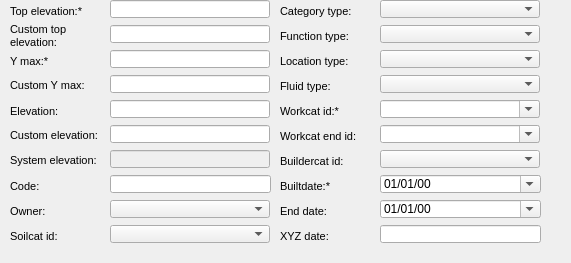
      <widget class="QWidget" name="page_45">
       <property name="geometry">
        <rect>
         <x>0</x>
         <y>0</y>
         <width>571</width>
         <height>263</height>
        </rect>
       </property>
       <attribute name="label">
        <string>Basic information</string>
       </attribute>
       <widget class="QComboBox" name="workcat_id_end">
        <property name="geometry">
         <rect>
          <x>380</x>
          <y>125</y>
          <width>160</width>
          <height>18</height>
         </rect>
        </property>
        <property name="editable">
         <bool>true</bool>
        </property>
       </widget>
       <widget class="QLabel" name="label_workcat_id_end">
        <property name="geometry">
         <rect>
          <x>280</x>
          <y>125</y>
          <width>90</width>
          <height>22</height>
         </rect>
        </property>
        <property name="font">
         <font>
          <pointsize>8</pointsize>
         </font>
        </property>
        <property name="frameShape">
         <enum>QFrame::NoFrame</enum>
        </property>
        <property name="frameShadow">
         <enum>QFrame::Plain</enum>
        </property>
        <property name="text">
         <string>Workcat end id:</string>
        </property>
        <property name="textFormat">
         <enum>Qt::AutoText</enum>
        </property>
        <property name="scaledContents">
         <bool>false</bool>
        </property>
        <property name="margin">
         <number>3</number>
        </property>
       </widget>
       <widget class="QComboBox" name="workcat_id">
        <property name="geometry">
         <rect>
          <x>380</x>
          <y>100</y>
          <width>160</width>
          <height>18</height>
         </rect>
        </property>
        <property name="editable">
         <bool>true</bool>
        </property>
       </widget>
       <widget class="QLabel" name="label_workcat_id">
        <property name="geometry">
         <rect>
          <x>280</x>
          <y>100</y>
          <width>90</width>
          <height>22</height>
         </rect>
        </property>
        <property name="font">
         <font>
          <pointsize>8</pointsize>
         </font>
        </property>
        <property name="frameShape">
         <enum>QFrame::NoFrame</enum>
        </property>
        <property name="frameShadow">
         <enum>QFrame::Plain</enum>
        </property>
        <property name="text">
         <string>Workcat id:*</string>
        </property>
        <property name="textFormat">
         <enum>Qt::AutoText</enum>
        </property>
        <property name="scaledContents">
         <bool>false</bool>
        </property>
        <property name="margin">
         <number>3</number>
        </property>
       </widget>
       <widget class="QComboBox" name="buildercat_id">
        <property name="geometry">
         <rect>
          <x>380</x>
          <y>150</y>
          <width>160</width>
          <height>18</height>
         </rect>
        </property>
       </widget>
       <widget class="QLabel" name="label_builtdate">
        <property name="geometry">
         <rect>
          <x>280</x>
          <y>175</y>
          <width>90</width>
          <height>22</height>
         </rect>
        </property>
        <property name="font">
         <font>
          <pointsize>8</pointsize>
         </font>
        </property>
        <property name="frameShape">
         <enum>QFrame::NoFrame</enum>
        </property>
        <property name="frameShadow">
         <enum>QFrame::Plain</enum>
        </property>
        <property name="text">
         <string>Builtdate:*</string>
        </property>
        <property name="textFormat">
         <enum>Qt::AutoText</enum>
        </property>
        <property name="scaledContents">
         <bool>false</bool>
        </property>
        <property name="margin">
         <number>3</number>
        </property>
       </widget>
       <widget class="QLabel" name="label_buildercat_id">
        <property name="geometry">
         <rect>
          <x>280</x>
          <y>150</y>
          <width>90</width>
          <height>22</height>
         </rect>
        </property>
        <property name="font">
         <font>
          <pointsize>8</pointsize>
         </font>
        </property>
        <property name="frameShape">
         <enum>QFrame::NoFrame</enum>
        </property>
        <property name="frameShadow">
         <enum>QFrame::Plain</enum>
        </property>
        <property name="text">
         <string>Buildercat id:</string>
        </property>
        <property name="textFormat">
         <enum>Qt::AutoText</enum>
        </property>
        <property name="scaledContents">
         <bool>false</bool>
        </property>
        <property name="margin">
         <number>3</number>
        </property>
       </widget>
       <widget class="QLabel" name="label_owner">
        <property name="geometry">
         <rect>
          <x>10</x>
          <y>200</y>
          <width>90</width>
          <height>22</height>
         </rect>
        </property>
        <property name="font">
         <font>
          <pointsize>8</pointsize>
         </font>
        </property>
        <property name="frameShape">
         <enum>QFrame::NoFrame</enum>
        </property>
        <property name="frameShadow">
         <enum>QFrame::Plain</enum>
        </property>
        <property name="text">
         <string>Owner:</string>
        </property>
        <property name="textFormat">
         <enum>Qt::AutoText</enum>
        </property>
        <property name="scaledContents">
         <bool>false</bool>
        </property>
        <property name="margin">
         <number>3</number>
        </property>
       </widget>
       <widget class="QLineEdit" name="top_elev">
        <property name="geometry">
         <rect>
          <x>110</x>
          <y>0</y>
          <width>160</width>
          <height>18</height>
         </rect>
        </property>
       </widget>
       <widget class="QLabel" name="label_elev">
        <property name="geometry">
         <rect>
          <x>10</x>
          <y>100</y>
          <width>90</width>
          <height>22</height>
         </rect>
        </property>
        <property name="font">
         <font>
          <pointsize>8</pointsize>
         </font>
        </property>
        <property name="frameShape">
         <enum>QFrame::NoFrame</enum>
        </property>
        <property name="frameShadow">
         <enum>QFrame::Plain</enum>
        </property>
        <property name="text">
         <string>Elevation:</string>
        </property>
        <property name="margin">
         <number>3</number>
        </property>
       </widget>
       <widget class="QComboBox" name="ownercat_id">
        <property name="geometry">
         <rect>
          <x>110</x>
          <y>200</y>
          <width>160</width>
          <height>18</height>
         </rect>
        </property>
       </widget>
       <widget class="QLabel" name="label_top_elev">
        <property name="geometry">
         <rect>
          <x>10</x>
          <y>0</y>
          <width>90</width>
          <height>22</height>
         </rect>
        </property>
        <property name="font">
         <font>
          <pointsize>8</pointsize>
          <weight>50</weight>
          <bold>false</bold>
         </font>
        </property>
        <property name="frameShape">
         <enum>QFrame::NoFrame</enum>
        </property>
        <property name="frameShadow">
         <enum>QFrame::Plain</enum>
        </property>
        <property name="text">
         <string>Top elevation:*</string>
        </property>
        <property name="margin">
         <number>3</number>
        </property>
       </widget>
       <widget class="QLineEdit" name="ymax">
        <property name="geometry">
         <rect>
          <x>110</x>
          <y>50</y>
          <width>160</width>
          <height>18</height>
         </rect>
        </property>
       </widget>
       <widget class="QLineEdit" name="elev">
        <property name="geometry">
         <rect>
          <x>110</x>
          <y>100</y>
          <width>160</width>
          <height>18</height>
         </rect>
        </property>
       </widget>
       <widget class="QLabel" name="label_ymax">
        <property name="geometry">
         <rect>
          <x>10</x>
          <y>50</y>
          <width>90</width>
          <height>22</height>
         </rect>
        </property>
        <property name="font">
         <font>
          <pointsize>8</pointsize>
          <weight>50</weight>
          <bold>false</bold>
         </font>
        </property>
        <property name="frameShape">
         <enum>QFrame::NoFrame</enum>
        </property>
        <property name="frameShadow">
         <enum>QFrame::Plain</enum>
        </property>
        <property name="text">
         <string>Y max:*</string>
        </property>
        <property name="margin">
         <number>3</number>
        </property>
       </widget>
       <widget class="QLineEdit" name="custom_top_elev">
        <property name="geometry">
         <rect>
          <x>110</x>
          <y>25</y>
          <width>160</width>
          <height>18</height>
         </rect>
        </property>
       </widget>
       <widget class="QLabel" name="label_custom_top_elev">
        <property name="geometry">
         <rect>
          <x>10</x>
          <y>15</y>
          <width>91</width>
          <height>41</height>
         </rect>
        </property>
        <property name="font">
         <font>
          <pointsize>8</pointsize>
         </font>
        </property>
        <property name="frameShape">
         <enum>QFrame::NoFrame</enum>
        </property>
        <property name="frameShadow">
         <enum>QFrame::Plain</enum>
        </property>
        <property name="text">
         <string>Custom top elevation:</string>
        </property>
        <property name="textFormat">
         <enum>Qt::AutoText</enum>
        </property>
        <property name="scaledContents">
         <bool>false</bool>
        </property>
        <property name="wordWrap">
         <bool>true</bool>
        </property>
        <property name="margin">
         <number>3</number>
        </property>
       </widget>
       <widget class="QLabel" name="label_enddate">
        <property name="geometry">
         <rect>
          <x>280</x>
          <y>200</y>
          <width>90</width>
          <height>22</height>
         </rect>
        </property>
        <property name="font">
         <font>
          <pointsize>8</pointsize>
         </font>
        </property>
        <property name="frameShape">
         <enum>QFrame::NoFrame</enum>
        </property>
        <property name="frameShadow">
         <enum>QFrame::Plain</enum>
        </property>
        <property name="text">
         <string>End date:</string>
        </property>
        <property name="textFormat">
         <enum>Qt::AutoText</enum>
        </property>
        <property name="scaledContents">
         <bool>false</bool>
        </property>
        <property name="margin">
         <number>3</number>
        </property>
       </widget>
       <widget class="QLabel" name="label_xyz_date">
        <property name="geometry">
         <rect>
          <x>280</x>
          <y>225</y>
          <width>90</width>
          <height>22</height>
         </rect>
        </property>
        <property name="font">
         <font>
          <pointsize>8</pointsize>
         </font>
        </property>
        <property name="frameShape">
         <enum>QFrame::NoFrame</enum>
        </property>
        <property name="frameShadow">
         <enum>QFrame::Plain</enum>
        </property>
        <property name="text">
         <string>XYZ date:</string>
        </property>
        <property name="textFormat">
         <enum>Qt::AutoText</enum>
        </property>
        <property name="scaledContents">
         <bool>false</bool>
        </property>
        <property name="margin">
         <number>3</number>
        </property>
       </widget>
       <widget class="QLineEdit" name="code">
        <property name="geometry">
         <rect>
          <x>110</x>
          <y>175</y>
          <width>161</width>
          <height>18</height>
         </rect>
        </property>
       </widget>
       <widget class="QLineEdit" name="xyz_date">
        <property name="geometry">
         <rect>
          <x>380</x>
          <y>225</y>
          <width>161</width>
          <height>18</height>
         </rect>
        </property>
       </widget>
       <widget class="QLabel" name="label_code">
        <property name="geometry">
         <rect>
          <x>10</x>
          <y>175</y>
          <width>90</width>
          <height>22</height>
         </rect>
        </property>
        <property name="font">
         <font>
          <pointsize>8</pointsize>
         </font>
        </property>
        <property name="frameShape">
         <enum>QFrame::NoFrame</enum>
        </property>
        <property name="frameShadow">
         <enum>QFrame::Plain</enum>
        </property>
        <property name="text">
         <string>Code:</string>
        </property>
        <property name="textFormat">
         <enum>Qt::AutoText</enum>
        </property>
        <property name="scaledContents">
         <bool>false</bool>
        </property>
        <property name="margin">
         <number>3</number>
        </property>
       </widget>
       <widget class="QLabel" name="label_custom_ymax">
        <property name="geometry">
         <rect>
          <x>10</x>
          <y>75</y>
          <width>90</width>
          <height>21</height>
         </rect>
        </property>
        <property name="font">
         <font>
          <pointsize>8</pointsize>
          <weight>50</weight>
          <bold>false</bold>
         </font>
        </property>
        <property name="frameShape">
         <enum>QFrame::NoFrame</enum>
        </property>
        <property name="frameShadow">
         <enum>QFrame::Plain</enum>
        </property>
        <property name="text">
         <string>Custom Y max:</string>
        </property>
        <property name="wordWrap">
         <bool>false</bool>
        </property>
        <property name="margin">
         <number>3</number>
        </property>
       </widget>
       <widget class="QLineEdit" name="custom_ymax">
        <property name="geometry">
         <rect>
          <x>110</x>
          <y>75</y>
          <width>160</width>
          <height>18</height>
         </rect>
        </property>
        <property name="text">
         <string/>
        </property>
       </widget>
       <widget class="QLineEdit" name="custom_elev">
        <property name="geometry">
         <rect>
          <x>110</x>
          <y>125</y>
          <width>160</width>
          <height>18</height>
         </rect>
        </property>
       </widget>
       <widget class="QLabel" name="label_sys_elev">
        <property name="geometry">
         <rect>
          <x>10</x>
          <y>145</y>
          <width>96</width>
          <height>31</height>
         </rect>
        </property>
        <property name="font">
         <font>
          <pointsize>8</pointsize>
         </font>
        </property>
        <property name="frameShape">
         <enum>QFrame::NoFrame</enum>
        </property>
        <property name="frameShadow">
         <enum>QFrame::Plain</enum>
        </property>
        <property name="text">
         <string>System elevation:</string>
        </property>
        <property name="wordWrap">
         <bool>true</bool>
        </property>
        <property name="margin">
         <number>3</number>
        </property>
       </widget>
       <widget class="QLineEdit" name="sys_elev">
        <property name="enabled">
         <bool>false</bool>
        </property>
        <property name="geometry">
         <rect>
          <x>110</x>
          <y>150</y>
          <width>160</width>
          <height>18</height>
         </rect>
        </property>
        <property name="font">
         <font>
          <italic>false</italic>
         </font>
        </property>
        <property name="styleSheet">
         <string notr="true"/>
        </property>
        <property name="text">
         <string/>
        </property>
       </widget>
       <widget class="QLabel" name="label_customt_elev">
        <property name="geometry">
         <rect>
          <x>10</x>
          <y>120</y>
          <width>101</width>
          <height>31</height>
         </rect>
        </property>
        <property name="font">
         <font>
          <pointsize>8</pointsize>
         </font>
        </property>
        <property name="frameShape">
         <enum>QFrame::NoFrame</enum>
        </property>
        <property name="frameShadow">
         <enum>QFrame::Plain</enum>
        </property>
        <property name="text">
         <string>Custom elevation:</string>
        </property>
        <property name="wordWrap">
         <bool>true</bool>
        </property>
        <property name="margin">
         <number>3</number>
        </property>
       </widget>
       <widget class="QgsDateTimeEdit" name="builtdate">
        <property name="geometry">
         <rect>
          <x>380</x>
          <y>175</y>
          <width>161</width>
          <height>18</height>
         </rect>
        </property>
        <property name="displayFormat">
         <string>dd/MM/yy</string>
        </property>
        <property name="calendarPopup">
         <bool>true</bool>
        </property>
        <property name="allowNull" stdset="0">
         <bool>true</bool>
        </property>
       </widget>
       <widget class="QLabel" name="label_soilcat_id">
        <property name="geometry">
         <rect>
          <x>10</x>
          <y>225</y>
          <width>90</width>
          <height>22</height>
         </rect>
        </property>
        <property name="font">
         <font>
          <pointsize>8</pointsize>
         </font>
        </property>
        <property name="frameShape">
         <enum>QFrame::NoFrame</enum>
        </property>
        <property name="frameShadow">
         <enum>QFrame::Plain</enum>
        </property>
        <property name="text">
         <string>Soilcat id:</string>
        </property>
        <property name="textFormat">
         <enum>Qt::AutoText</enum>
        </property>
        <property name="scaledContents">
         <bool>false</bool>
        </property>
        <property name="alignment">
         <set>Qt::AlignLeading|Qt::AlignLeft|Qt::AlignVCenter</set>
        </property>
        <property name="margin">
         <number>3</number>
        </property>
       </widget>
       <widget class="QComboBox" name="soilcat_id">
        <property name="geometry">
         <rect>
          <x>110</x>
          <y>225</y>
          <width>160</width>
          <height>18</height>
         </rect>
        </property>
       </widget>
       <widget class="QLabel" name="label_category_type">
        <property name="geometry">
         <rect>
          <x>280</x>
          <y>0</y>
          <width>90</width>
          <height>22</height>
         </rect>
        </property>
        <property name="font">
         <font>
          <pointsize>8</pointsize>
         </font>
        </property>
        <property name="frameShape">
         <enum>QFrame::NoFrame</enum>
        </property>
        <property name="frameShadow">
         <enum>QFrame::Plain</enum>
        </property>
        <property name="text">
         <string>Category type:</string>
        </property>
        <property name="textFormat">
         <enum>Qt::AutoText</enum>
        </property>
        <property name="scaledContents">
         <bool>false</bool>
        </property>
        <property name="alignment">
         <set>Qt::AlignLeading|Qt::AlignLeft|Qt::AlignVCenter</set>
        </property>
        <property name="margin">
         <number>3</number>
        </property>
       </widget>
       <widget class="QComboBox" name="category_type">
        <property name="geometry">
         <rect>
          <x>380</x>
          <y>0</y>
          <width>160</width>
          <height>18</height>
         </rect>
        </property>
       </widget>
       <widget class="QComboBox" name="location_type">
        <property name="geometry">
         <rect>
          <x>380</x>
          <y>50</y>
          <width>160</width>
          <height>18</height>
         </rect>
        </property>
       </widget>
       <widget class="QLabel" name="label_location_type">
        <property name="geometry">
         <rect>
          <x>280</x>
          <y>50</y>
          <width>90</width>
          <height>22</height>
         </rect>
        </property>
        <property name="font">
         <font>
          <pointsize>8</pointsize>
         </font>
        </property>
        <property name="frameShape">
         <enum>QFrame::NoFrame</enum>
        </property>
        <property name="frameShadow">
         <enum>QFrame::Plain</enum>
        </property>
        <property name="text">
         <string>Location type:</string>
        </property>
        <property name="textFormat">
         <enum>Qt::AutoText</enum>
        </property>
        <property name="scaledContents">
         <bool>false</bool>
        </property>
        <property name="alignment">
         <set>Qt::AlignLeading|Qt::AlignLeft|Qt::AlignVCenter</set>
        </property>
        <property name="margin">
         <number>3</number>
        </property>
       </widget>
       <widget class="QComboBox" name="fluid_type">
        <property name="geometry">
         <rect>
          <x>380</x>
          <y>75</y>
          <width>160</width>
          <height>18</height>
         </rect>
        </property>
       </widget>
       <widget class="QLabel" name="label_fluid_type">
        <property name="geometry">
         <rect>
          <x>280</x>
          <y>75</y>
          <width>90</width>
          <height>22</height>
         </rect>
        </property>
        <property name="font">
         <font>
          <pointsize>8</pointsize>
         </font>
        </property>
        <property name="frameShape">
         <enum>QFrame::NoFrame</enum>
        </property>
        <property name="frameShadow">
         <enum>QFrame::Plain</enum>
        </property>
        <property name="text">
         <string>Fluid type:</string>
        </property>
        <property name="textFormat">
         <enum>Qt::AutoText</enum>
        </property>
        <property name="scaledContents">
         <bool>false</bool>
        </property>
        <property name="alignment">
         <set>Qt::AlignLeading|Qt::AlignLeft|Qt::AlignVCenter</set>
        </property>
        <property name="margin">
         <number>3</number>
        </property>
       </widget>
       <widget class="QLabel" name="label_function_type">
        <property name="geometry">
         <rect>
          <x>280</x>
          <y>25</y>
          <width>90</width>
          <height>22</height>
         </rect>
        </property>
        <property name="font">
         <font>
          <pointsize>8</pointsize>
         </font>
        </property>
        <property name="frameShape">
         <enum>QFrame::NoFrame</enum>
        </property>
        <property name="frameShadow">
         <enum>QFrame::Plain</enum>
        </property>
        <property name="text">
         <string>Function type:</string>
        </property>
        <property name="textFormat">
         <enum>Qt::AutoText</enum>
        </property>
        <property name="scaledContents">
         <bool>false</bool>
        </property>
        <property name="alignment">
         <set>Qt::AlignLeading|Qt::AlignLeft|Qt::AlignVCenter</set>
        </property>
        <property name="margin">
         <number>3</number>
        </property>
       </widget>
       <widget class="QComboBox" name="function_type">
        <property name="geometry">
         <rect>
          <x>380</x>
          <y>25</y>
          <width>160</width>
          <height>18</height>
         </rect>
        </property>
       </widget>
       <widget class="QgsDateTimeEdit" name="enddate">
        <property name="geometry">
         <rect>
          <x>380</x>
          <y>200</y>
          <width>161</width>
          <height>18</height>
         </rect>
        </property>
        <property name="displayFormat">
         <string>dd/MM/yy</string>
        </property>
        <property name="calendarPopup">
         <bool>true</bool>
        </property>
        <property name="allowNull" stdset="0">
         <bool>true</bool>
        </property>
       </widget>
      </widget>
